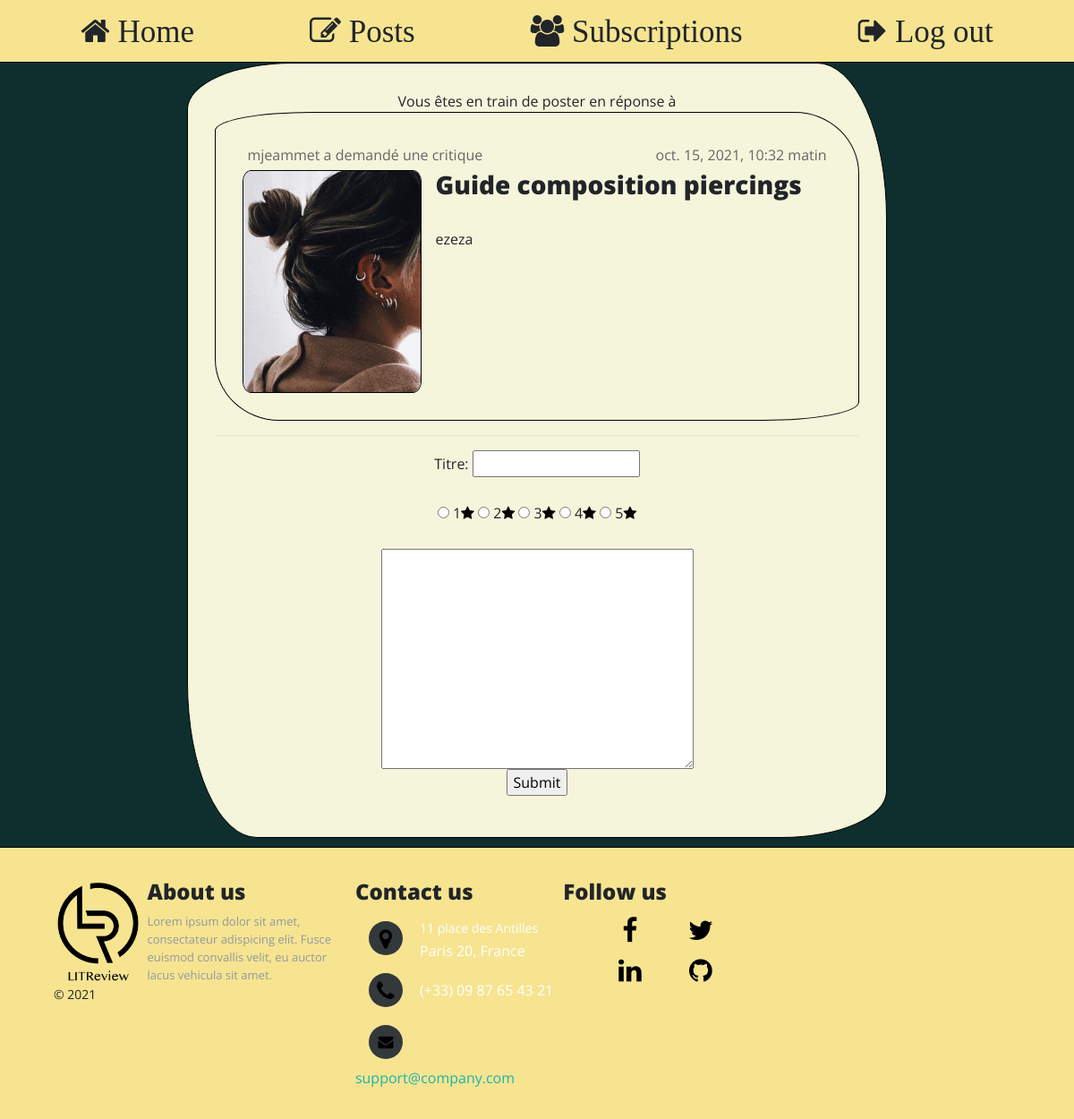
The app's page /ticket/12/review/ (signed in), older data.
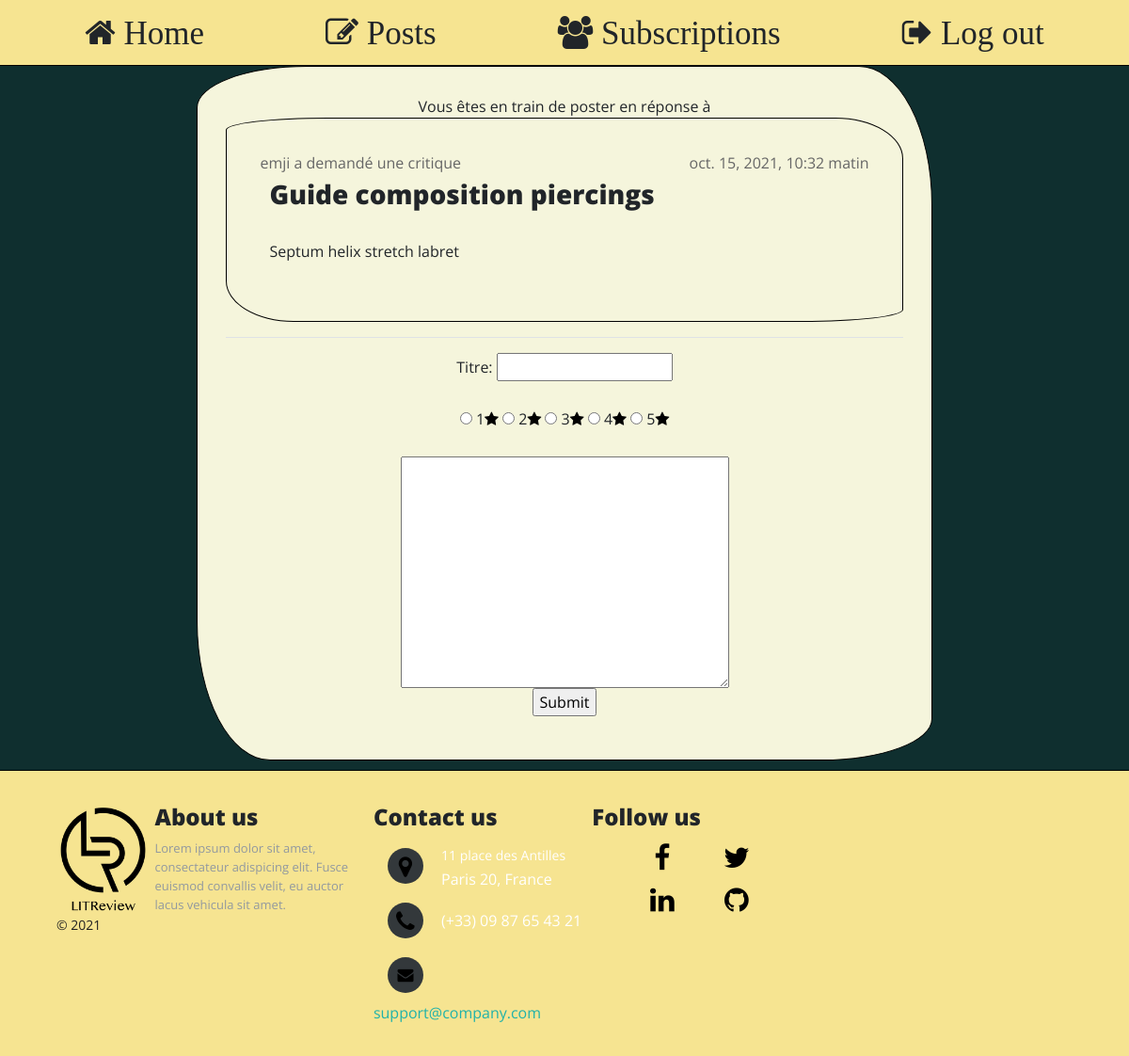
The same page, newer data.
### reviews_webapp/models.py (models this page shows, shortened)
class Ticket(models.Model):
    title = models.CharField(max_length=128)
    description = models.TextField(max_length=2048, blank=True)
    user = models.ForeignKey(
        to=settings.AUTH_USER_MODEL, on_delete=models.CASCADE)
    image = models.ImageField(null=True, blank=True, upload_to="images/")
    time_created = models.DateTimeField(auto_now_add=True)

### authentication/models.py (models this page shows)
class User(AbstractUser):
    pass

### reviews_webapp/views.py (the view, shortened to what this page needs)
# urls.py: path('ticket/<ticket_id>/review/', reviews_webapp.views.ReviewPageView.as_view(), name='review'),
class ReviewPageView(LoginRequiredMixin, DetailView):
    template = 'reviews_webapp/post_details.html'
    def get(self, request, ticket_id):
        if ticket_id == '0':
            context = {
                'title': "Créer une critique",
                'ticket_form': TicketForm(),
                'review_form': ReviewForm(),
            }
            print(request.path_info)
            return render(request, self.template, context)
        else:
            ticket = Ticket.objects.get(pk=ticket_id)
            review = Review.objects.filter(ticket__id=ticket_id)
            if review:
                context = {
                    'title': "Ecrire une critique",
                    'ticket': ticket,
                    'review_form': ReviewForm(instance=review[0]),
                }
                return render(request, self.template, context)
            else:
                context = {
                    "title": "Modifier une critique",
                    'ticket': ticket,
                    'review_form': ReviewForm()
                }
                return render(request, self.template, context)

### reviews_webapp/forms.py
class ReviewForm(ModelForm):
    rating = forms.ChoiceField(widget=forms.RadioSelect, choices=[(note, note) for note in range(1, 6)])
    class Meta:
        model = Review
        fields = ['headline', 'rating', 'body']

### reviews_webapp/templates/reviews_webapp/post_details.html (shortened to what this page needs)
{% extends 'base.html' %}
{% block content %}
{% if ticket %}
    {% if ticket.user != request.user and not review_form %}
        {% include 'reviews_webapp/includes/ticket_snippet.html' with post=ticket %}
    {% elif review_form %}
        <div class="box post_box">
            Vous êtes en train de poster en réponse à
            {% include 'reviews_webapp/includes/ticket_snippet.html' with post=ticket %}
            <hr>
            <form action="" method="post" enctype="multipart/form-data">
                {% include 'reviews_webapp/includes/new_review_snippet.html' %}
                <input type="submit">
            </form>
        </div>
    {% endif %}
{% endif %}
{% endblock content %}

### reviews_webapp/templates/reviews_webapp/includes/ticket_snippet.html (shortened to what this page needs)
<div class='box post_box'>
    <div>
        <p class="post_timecreated" style="float: left;">
            {% if post.user == user %}
                Vous avez demandé une critique
            {% else %}
                {{ post.user }} a demandé une critique
            {% endif %}
        </p>
        <p class="post_timecreated">{{ post.time_created }}</p>
    </div>
    <div style="display: flex; width: 100%">
        {% if post.image %}
            <img class="ticket_img" src="/media/{{ post.image }}" alt="{{ post.title }}" width="200px">
        {% endif %}
        <div class="ticket_text">
            <h3>{{ post.title }} </h3>
            <p>{{ post.description }}</p>
        </div>
    </div>
</div>

Row changes from the older to the newer data that the page shows:
changed Ticket "Guide composition piercings": user "mjeammet" → "emji"; description "ezeza" → "Septum helix stretch labret"; image: picture removed
